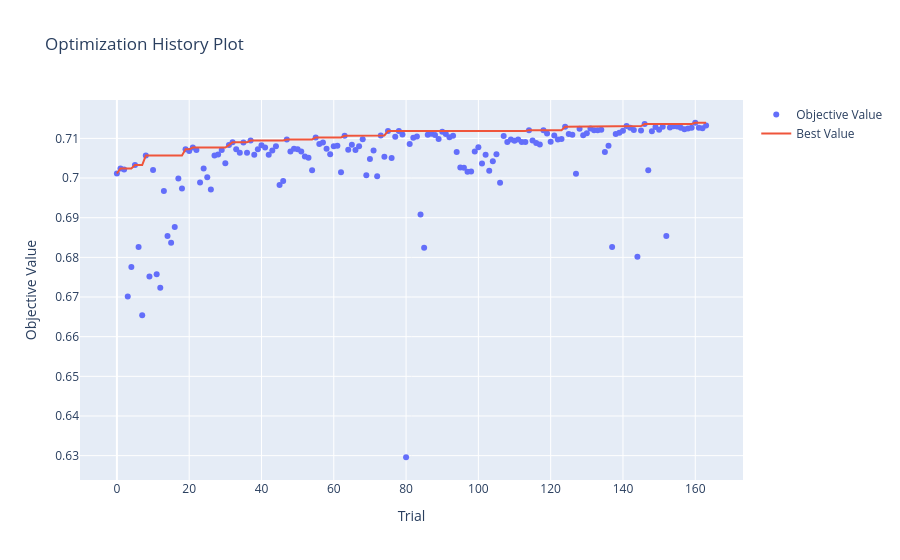
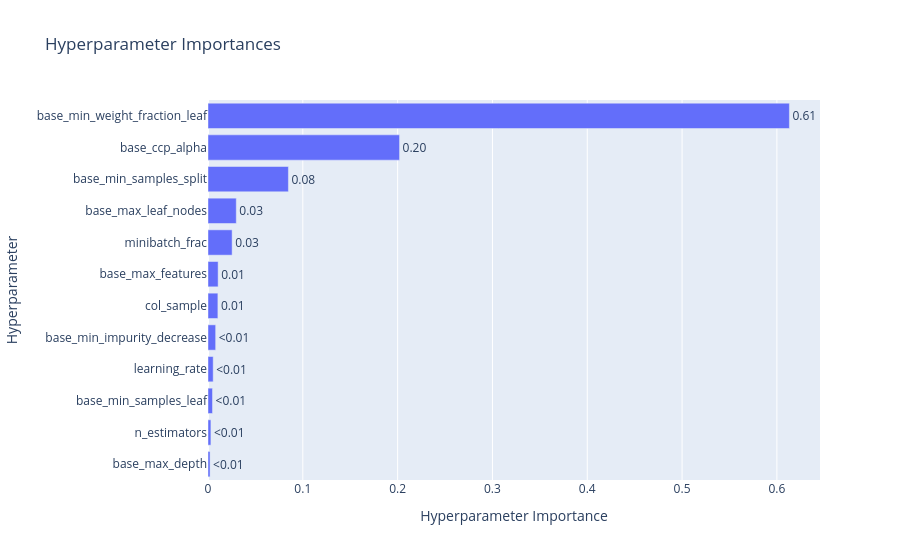

The cell these charts' notebook holds for them, in order:
### Markdown cell above
### 100k

### Code cell
import optuna
import numpy as np
import warnings
from sklearn.metrics import roc_auc_score
from sklearn.model_selection import TimeSeriesSplit
from optuna.visualization import (
    plot_optimization_history, 
    plot_param_importances, 
    plot_parallel_coordinate
)
from optuna.samplers import TPESampler
from ngboost import NGBClassifier
from ngboost.distns import Bernoulli
from sklearn.tree import DecisionTreeRegressor
from sklearn.utils.class_weight import compute_sample_weight
from sklearn.pipeline import make_pipeline


# Parameter tuning settings

timeout_seconds = 60*60*3
no_improvement_trials = 100

# Split the 100k dataset to evaluate on holdout after tuning

X_tuning = train_100k_X.head(80000)
y_tuning = train_100k_y_cat.head(80000)
X_val_holdout = train_100k_X.tail(20000)
y_val_holdout = train_100k_y_cat.tail(20000)

def objective_ngboost(trial):
    base_params = {
        "criterion": "friedman_mse",
        "max_depth": trial.suggest_int("base_max_depth", 2, 20), # Max tree depth
        "min_samples_split": trial.suggest_int("base_min_samples_split", 10, 500), # Min samples required to split an internal node
        "min_samples_leaf": trial.suggest_int("base_min_samples_leaf", 10, 500), # Min samples required in a leaf node
        "min_weight_fraction_leaf": trial.suggest_float("base_min_weight_fraction_leaf", 0, 0.5), # Min weight fraction required in a leaf node
        "max_features": trial.suggest_categorical("base_max_features", ["sqrt", "log2", None]), # Number of features to consider when looking for the best split
        "ccp_alpha": trial.suggest_float("base_ccp_alpha", 1e-5, 0.1, log=True), # Complexity parameter for Minimal Cost-Complexity Pruning
        "max_leaf_nodes": trial.suggest_int("base_max_leaf_nodes", 5, 512), # Max leaf nodes in the tree
        "min_impurity_decrease": trial.suggest_float("base_min_impurity_decrease", 0, 1.0), # Min impurity decrease required for a split
        "random_state": 42 # For reproducibility
    }
    
    base_learner = DecisionTreeRegressor(**base_params)
    
    params = {
        "n_estimators": trial.suggest_int("n_estimators", 100, 1000), # Number of boosting rounds,
        "learning_rate": trial.suggest_float("learning_rate", 0.005, 0.2, log=True), # Step size
        "minibatch_frac": trial.suggest_float("minibatch_frac", 0.5, 1.0), # Fraction of data to use for fitting each base learner
        "col_sample": trial.suggest_float("col_sample", 0.3, 1.0), # Fraction of features to consider for each base learner
        "random_state": 42, # For reproducibility
        "verbose": False, # No verbose output during training
    }

    full_pipeline = make_pipeline(
        numeric_preprocessor,
        NGBClassifier(Dist=Bernoulli, Base=base_learner, **params)
    )
    
    tscv = TimeSeriesSplit(n_splits=5)
    cv_scores = []
    
    for train_idx, val_idx in tscv.split(X_tuning):
        X_tr, X_val = X_tuning.iloc[train_idx], X_tuning.iloc[val_idx]
        y_tr = y_tuning.iloc[train_idx].values.astype(int)
        y_val = y_tuning.iloc[val_idx].values.astype(int)
        
        weights = compute_sample_weight(class_weight="balanced", y=y_tr)

        try:
            with warnings.catch_warnings():
                warnings.simplefilter("ignore")
                full_pipeline.fit(X_tr, y_tr, ngbclassifier__sample_weight=weights)
        except np.linalg.LinAlgError:
            return 0.0
        
        preds = full_pipeline.predict_proba(X_val)[:, 1]
        cv_scores.append(roc_auc_score(y_val, preds))
        
    return np.mean(cv_scores)

def stop_optuna(study, trial): # Custom callback to stop optimization if no improvement in best AUC for a certain number of trials
    if study.best_trial.number + no_improvement_trials <= trial.number:
        print(f"\n[Early Stop] No improvement in {no_improvement_trials} trials. Stopping optimization.")
        study.stop()

study_ngboost = optuna.create_study(direction="maximize", sampler=TPESampler(seed=42))
study_ngboost.optimize(objective_ngboost, timeout=timeout_seconds, n_jobs=-1, callbacks=[stop_optuna])

print("\n" + "="*40)
print(f"BEST AUC: {study_ngboost.best_value:.4f}")
print("BEST PARAMETERS:")

print("best_params = {")
for k, v in study_ngboost.best_params.items():
    if isinstance(v, str):
        print(f'    "{k}": "{v}",')
    else:
        print(f'    "{k}": {v},')
print("}")

print("\n--- PARAMETER IMPORTANCE ---")
importances = optuna.importance.get_param_importances(study_ngboost)
for param, importance in importances.items():
    print(f"  {param:20}: {importance:.4f}")
print("="*40)


fig1 = plot_optimization_history(study_ngboost)
fig1.show()
    
fig2 = plot_param_importances(study_ngboost)
fig2.show()
    
fig3 = plot_parallel_coordinate(study_ngboost)
fig3.show()
    
fig1.write_html("hyperparameter_tuning/NGBoost/Classification/optuna_ngboost_100k_history.html")
fig2.write_html("hyperparameter_tuning/NGBoost/Classification/optuna_ngboost_100k_importance.html")
fig3.write_html("hyperparameter_tuning/NGBoost/Classification/optuna_ngboost_100k_parallel.html")

### Figure 1 — Plotly figure (JSON) as saved in the notebook; plotly's stock layout.template omitted (floating-point values rounded to 4 significant figures; data arrays with more than 128 entries replaced by an {"elided": "..."} marker saying what was removed)
{"data": [{"mode": "markers", "name": "Objective Value", "type": "scatter", "x": {"elided": "164 int values"}, "y": {"elided": "164 float values"}}, {"mode": "lines", "name": "Best Value", "type": "scatter", "x": {"elided": "164 int values"}, "y": {"elided": "164 float values"}}, {"marker": {"color": "#cccccc"}, "mode": "markers", "name": "Infeasible Trial", "showlegend": false, "type": "scatter", "x": [], "y": []}], "layout": {"title": {"text": "Optimization History Plot"}, "xaxis": {"title": {"text": "Trial"}}, "yaxis": {"title": {"text": "Objective Value"}}}}

### Figure 2 — Plotly figure (JSON) as saved in the notebook; plotly's stock layout.template omitted (floating-point values rounded to 4 significant figures)
{"data": [{"cliponaxis": false, "hovertemplate": ["base_max_depth (IntDistribution): 0.0021807852628308064<extra></extra>", "n_estimators (IntDistribution): 0.00307178447250283<extra></extra>", "base_min_samples_leaf (IntDistribution): 0.004760130628696931<extra></extra>", "learning_rate (FloatDistribution): 0.005471188845150431<extra></extra>", "base_min_impurity_decrease (FloatDistribution): 0.00807404997389753<extra></extra>", "col_sample (FloatDistribution): 0.010433177243348165<extra></extra>", "base_max_features (CategoricalDistribution): 0.01068178557943132<extra></extra>", "minibatch_frac (FloatDistribution): 0.025452405285810113<extra></extra>", "base_max_leaf_nodes (IntDistribution): 0.029825575746117158<extra></extra>", "base_min_samples_split (IntDistribution): 0.08479867078833153<extra></extra>", "base_ccp_alpha (FloatDistribution): 0.20205186907573544<extra></extra>", "base_min_weight_fraction_leaf (FloatDistribution): 0.6131985770981475<extra></extra>"], "name": "Objective Value", "orientation": "h", "text": ["<0.01", "<0.01", "<0.01", "<0.01", "<0.01", "0.01", "0.01", "0.03", "0.03", "0.08", "0.20", "0.61"], "textposition": "outside", "type": "bar", "x": [0.002181, 0.003072, 0.00476, 0.005471, 0.008074, 0.01043, 0.01068, 0.02545, 0.02983, 0.0848, 0.2021, 0.6132], "y": ["base_max_depth", "n_estimators", "base_min_samples_leaf", "learning_rate", "base_min_impurity_decrease", "col_sample", "base_max_features", "minibatch_frac", "base_max_leaf_nodes", "base_min_samples_split", "base_ccp_alpha", "base_min_weight_fraction_leaf"]}], "layout": {"title": {"text": "Hyperparameter Importances"}, "xaxis": {"title": {"text": "Hyperparameter Importance"}}, "yaxis": {"title": {"text": "Hyperparameter"}}}}
